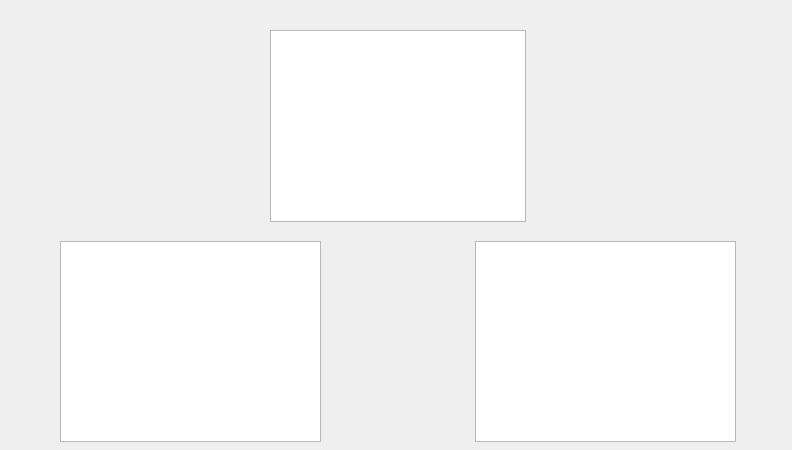
<?xml version="1.0" encoding="UTF-8"?>
<ui version="4.0">
 <class>plot3</class>
 <widget class="QWidget" name="plot3">
  <property name="geometry">
   <rect>
    <x>0</x>
    <y>0</y>
    <width>792</width>
    <height>450</height>
   </rect>
  </property>
  <property name="windowTitle">
   <string>Form</string>
  </property>
  <widget class="QChartView" name="n1">
   <property name="geometry">
    <rect>
     <x>270</x>
     <y>30</y>
     <width>256</width>
     <height>192</height>
    </rect>
   </property>
  </widget>
  <widget class="QChartView" name="ac">
   <property name="geometry">
    <rect>
     <x>60</x>
     <y>241</y>
     <width>261</width>
     <height>201</height>
    </rect>
   </property>
  </widget>
  <widget class="QChartView" name="ad">
   <property name="geometry">
    <rect>
     <x>475</x>
     <y>241</y>
     <width>261</width>
     <height>201</height>
    </rect>
   </property>
  </widget>
 </widget>
 <customwidgets>
  <customwidget>
   <class>QChartView</class>
   <extends>QGraphicsView</extends>
   <header>QtCharts</header>
  </customwidget>
 </customwidgets>
 <resources/>
 <connections/>
</ui>
